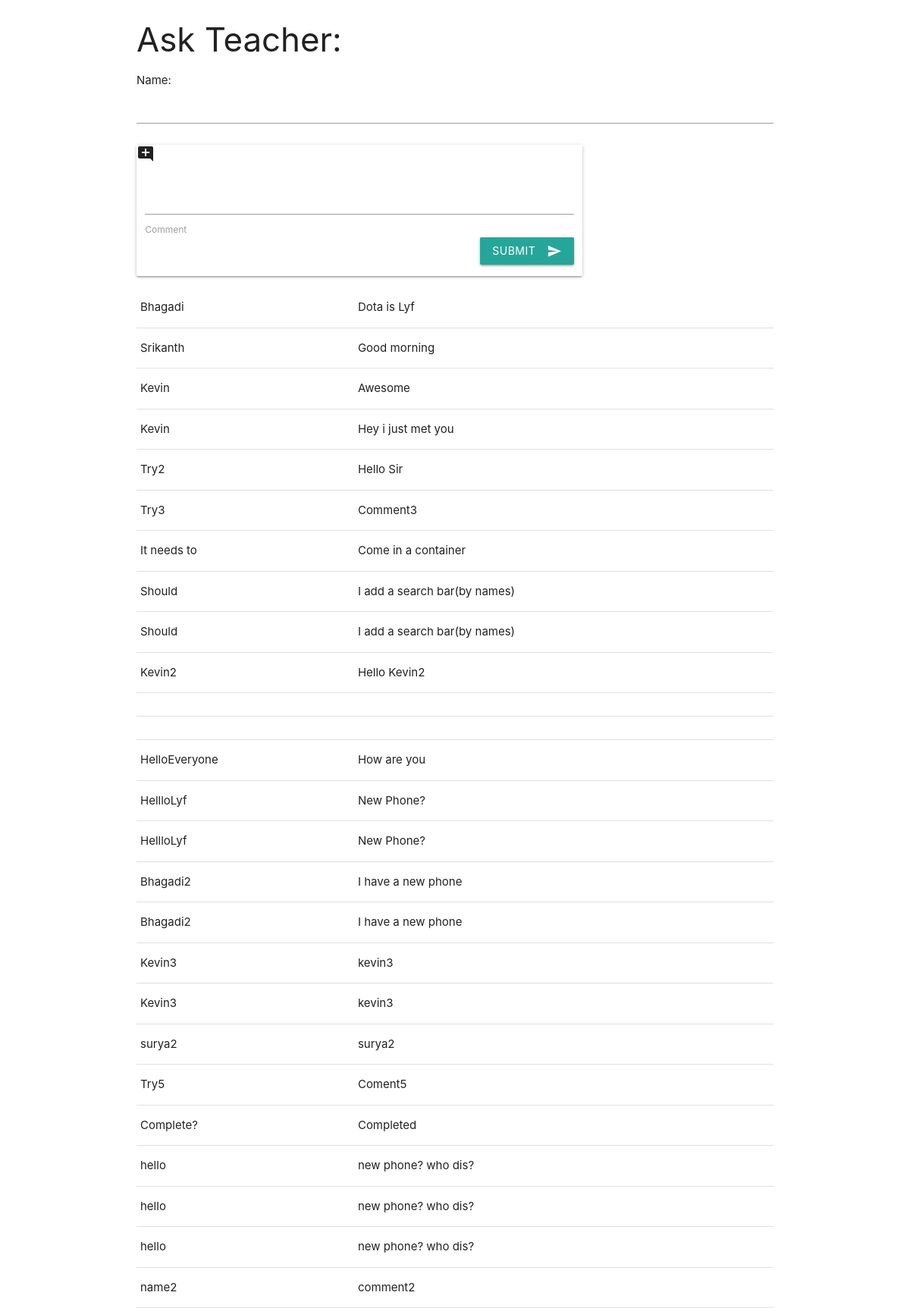
The app's page /forum/ with its own data.
### forum/models.py (models this page shows)
class Name(models.Model):
    name_text = models.CharField(max_length=200)
    def __str__(self):
        return self.name_text

class Comment(models.Model):
    name_text = models.ForeignKey(Name, on_delete=models.CASCADE)
    comm_text = models.CharField(max_length=500)
    def __str__(self):
        return self.comm_text

### forum/views.py (the view)
# urls.py: path('', views.index, name='forum.index'),
def index(request):
    name = Name.objects.all()
    comment = Comment.objects.all()
    mylist = zip(name,comment)
    context = {
        'mylist' : mylist,
    }
    return render(request,'forum/index.html', context)

### forum/templates/forum/index.html (shortened to what this page needs)
<!DOCTYPE html>
<html lang="en">
<head>
    <link rel="stylesheet" href="https://cdnjs.cloudflare.com/ajax/libs/materialize/1.0.0/css/materialize.min.css">
</head>
<body>
    <div class="container">
        <h3>Ask Teacher:</h3>
        <form method="POST" action="{% url 'forum.result' %}">
            Name:
            <input type="text" name='name' />
            <div class='row container card hoverable'>
                <div><i class="material-icons">add_comment</i></div>
                <div class='input-field col s12'>
                    <div>
                        <input class='validate' type='text' name='comment' />
                    <label for='comment'>Comment</label>
                </div>
             <button class="right btn waves-effect waves-light pulse" type="submit" name="action">Submit
                    <i class="material-icons right">send</i>
                  </button>
                </div>
            </div>
        </form>
        <table>
            {% for ab in mylist %}
            <tr>
                <td>{{ab.0}}</td>
                <td>{{ab.1}}</td>
            </tr>
            {% endfor %}
        </table>
    </div>
</body>
</html>

### records on screen
Name: name_text "Bhagadi", comm_text "Dota is Lyf"
Name: name_text "Srikanth", comm_text "Good morning"
Name: name_text "Kevin", comm_text "Awesome"
Name: name_text "Kevin", comm_text "Hey i just met you"
Name: name_text "Try2", comm_text "Hello Sir"
Name: name_text "Try3", comm_text "Comment3"
Name: name_text "It needs to", comm_text "Come in a container"
Name: name_text "Should", comm_text "I add a search bar(by names)"
Name: name_text "Should", comm_text "I add a search bar(by names)"
Name: name_text "Kevin2", comm_text "Hello Kevin2"
Name: name_text "HelloEveryone", comm_text "How are you"
Name: name_text "HellloLyf", comm_text "New Phone?"
Name: name_text "HellloLyf", comm_text "New Phone?"
Name: name_text "Bhagadi2", comm_text "I have a new phone"
Name: name_text "Bhagadi2", comm_text "I have a new phone"
Name: name_text "Kevin3", comm_text "kevin3"
Name: name_text "Kevin3", comm_text "kevin3"
Name: name_text "surya2", comm_text "surya2"
Name: name_text "Try5", comm_text "Coment5"
Name: name_text "Complete?", comm_text "Completed"
Name: name_text "hello", comm_text "new phone? who dis?"
Name: name_text "hello", comm_text "new phone? who dis?"
Name: name_text "hello", comm_text "new phone? who dis?"
Name: name_text "name2", comm_text "comment2"
